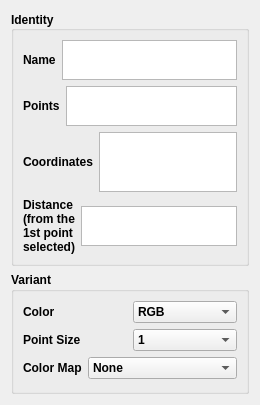
         <widget class="QWidget" name="scrollAreaWidgetContents">
          <property name="geometry">
           <rect>
            <x>0</x>
            <y>0</y>
            <width>260</width>
            <height>405</height>
           </rect>
          </property>
          <layout class="QGridLayout" name="gridLayout_6">
           <item row="1" column="0">
            <layout class="QVBoxLayout" name="verticalLayout_7">
             <item>
              <widget class="QGroupBox" name="groupBox_2">
               <property name="minimumSize">
                <size>
                 <width>150</width>
                 <height>0</height>
                </size>
               </property>
               <property name="font">
                <font>
                 <family>Arial</family>
                 <weight>75</weight>
                 <bold>true</bold>
                </font>
               </property>
               <property name="title">
                <string>Variant</string>
               </property>
               <layout class="QGridLayout" name="gridLayout_5">
                <property name="topMargin">
                 <number>9</number>
                </property>
                <item row="0" column="0">
                 <layout class="QHBoxLayout" name="horizontalLayout_8">
                  <item>
                   <widget class="QLabel" name="label_4">
                    <property name="font">
                     <font>
                      <family>Arial</family>
                      <weight>75</weight>
                      <bold>true</bold>
                     </font>
                    </property>
                    <property name="text">
                     <string>Color</string>
                    </property>
                   </widget>
                  </item>
                  <item>
                   <widget class="QComboBox" name="cbColor">
                    <property name="font">
                     <font>
                      <family>Arial</family>
                     </font>
                    </property>
                    <property name="focusPolicy">
                     <enum>Qt::NoFocus</enum>
                    </property>
                    <property name="currentText">
                     <string>RGB</string>
                    </property>
                    <item>
                     <property name="text">
                      <string>RGB</string>
                     </property>
                    </item>
                    <item>
                     <property name="text">
                      <string>Intensity</string>
                     </property>
                    </item>
                    <item>
                     <property name="text">
                      <string>Z-Coor</string>
                     </property>
                    </item>
                    <item>
                     <property name="text">
                      <string>Y-Coor</string>
                     </property>
                    </item>
                    <item>
                     <property name="text">
                      <string>X-Coor</string>
                     </property>
                    </item>
                    <item>
                     <property name="text">
                      <string>None</string>
                     </property>
                    </item>
                   </widget>
                  </item>
                 </layout>
                </item>
                <item row="1" column="0">
                 <layout class="QHBoxLayout" name="horizontalLayout_10">
                  <item>
                   <widget class="QLabel" name="label_5">
                    <property name="font">
                     <font>
                      <family>Arial</family>
                      <weight>75</weight>
                      <bold>true</bold>
                     </font>
                    </property>
                    <property name="text">
                     <string>Point Size</string>
                    </property>
                   </widget>
                  </item>
                  <item>
                   <widget class="QComboBox" name="comboPointsize">
                    <property name="font">
                     <font>
                      <family>Arial</family>
                     </font>
                    </property>
                    <property name="focusPolicy">
                     <enum>Qt::ClickFocus</enum>
                    </property>
                    <item>
                     <property name="text">
                      <string>1</string>
                     </property>
                    </item>
                    <item>
                     <property name="text">
                      <string>2</string>
                     </property>
                    </item>
                    <item>
                     <property name="text">
                      <string>3</string>
                     </property>
                    </item>
                    <item>
                     <property name="text">
                      <string>4</string>
                     </property>
                    </item>
                    <item>
                     <property name="text">
                      <string>5</string>
                     </property>
                    </item>
                    <item>
                     <property name="text">
                      <string>6</string>
                     </property>
                    </item>
                    <item>
                     <property name="text">
                      <string>7</string>
                     </property>
                    </item>
                    <item>
                     <property name="text">
                      <string>8</string>
                     </property>
                    </item>
                    <item>
                     <property name="text">
                      <string>9</string>
                     </property>
                    </item>
                   </widget>
                  </item>
                 </layout>
                </item>
                <item row="2" column="0">
                 <layout class="QHBoxLayout" name="horizontalLayout_9">
                  <item>
                   <widget class="QLabel" name="label_7">
                    <property name="font">
                     <font>
                      <family>Arial</family>
                      <weight>75</weight>
                      <bold>true</bold>
                     </font>
                    </property>
                    <property name="text">
                     <string>Color Map</string>
                    </property>
                   </widget>
                  </item>
                  <item>
                   <widget class="QComboBox" name="comboIntensity">
                    <property name="font">
                     <font>
                      <family>Arial</family>
                     </font>
                    </property>
                    <property name="focusPolicy">
                     <enum>Qt::ClickFocus</enum>
                    </property>
                    <item>
                     <property name="text">
                      <string>None</string>
                     </property>
                    </item>
                    <item>
                     <property name="text">
                      <string>Blue&gt;Green</string>
                     </property>
                    </item>
                    <item>
                     <property name="text">
                      <string>Red-&gt;Yellow-&gt;White</string>
                     </property>
                    </item>
                    <item>
                     <property name="text">
                      <string>Grey</string>
                     </property>
                    </item>
                    <item>
                     <property name="text">
                      <string>Blue-&gt;Green-&gt;Yellow-&gt;Red</string>
                     </property>
                    </item>
                   </widget>
                  </item>
                 </layout>
                </item>
               </layout>
              </widget>
             </item>
            </layout>
           </item>
           <item row="0" column="0">
            <widget class="QGroupBox" name="groupBox">
             <property name="minimumSize">
              <size>
               <width>150</width>
               <height>0</height>
              </size>
             </property>
             <property name="font">
              <font>
               <family>Arial</family>
               <pointsize>9</pointsize>
               <weight>75</weight>
               <bold>true</bold>
              </font>
             </property>
             <property name="title">
              <string>Identity</string>
             </property>
             <property name="alignment">
              <set>Qt::AlignLeading|Qt::AlignLeft|Qt::AlignVCenter</set>
             </property>
             <layout class="QGridLayout" name="gridLayout_4">
              <item row="2" column="0">
               <layout class="QVBoxLayout" name="verticalLayout_8">
                <item>
                 <layout class="QHBoxLayout" name="horizontalLayout_14">
                  <item>
                   <widget class="QLabel" name="label_9">
                    <property name="font">
                     <font>
                      <family>Arial</family>
                      <weight>75</weight>
                      <bold>true</bold>
                     </font>
                    </property>
                    <property name="text">
                     <string>Name</string>
                    </property>
                   </widget>
                  </item>
                  <item>
                   <widget class="QTextEdit" name="cloudName">
                    <property name="sizePolicy">
                     <sizepolicy hsizetype="Preferred" vsizetype="Preferred">
                      <horstretch>0</horstretch>
                      <verstretch>0</verstretch>
                     </sizepolicy>
                    </property>
                    <property name="minimumSize">
                     <size>
                      <width>0</width>
                      <height>0</height>
                     </size>
                    </property>
                    <property name="maximumSize">
                     <size>
                      <width>16777215</width>
                      <height>40</height>
                     </size>
                    </property>
                    <property name="baseSize">
                     <size>
                      <width>0</width>
                      <height>0</height>
                     </size>
                    </property>
                    <property name="font">
                     <font>
                      <family>Arial</family>
                     </font>
                    </property>
                    <property name="focusPolicy">
                     <enum>Qt::NoFocus</enum>
                    </property>
                    <property name="contextMenuPolicy">
                     <enum>Qt::NoContextMenu</enum>
                    </property>
                    <property name="layoutDirection">
                     <enum>Qt::LeftToRight</enum>
                    </property>
                    <property name="documentTitle">
                     <string/>
                    </property>
                    <property name="readOnly">
                     <bool>true</bool>
                    </property>
                    <property name="html">
                     <string>&lt;!DOCTYPE HTML PUBLIC &quot;-//W3C//DTD HTML 4.0//EN&quot; &quot;http://www.w3.org/TR/REC-html40/strict.dtd&quot;&gt;
&lt;html&gt;&lt;head&gt;&lt;meta name=&quot;qrichtext&quot; content=&quot;1&quot; /&gt;&lt;style type=&quot;text/css&quot;&gt;
p, li { white-space: pre-wrap; }
&lt;/style&gt;&lt;/head&gt;&lt;body style=&quot; font-family:'Arial'; font-size:9pt; font-weight:400; font-style:normal;&quot;&gt;
&lt;p style=&quot;-qt-paragraph-type:empty; margin-top:0px; margin-bottom:0px; margin-left:0px; margin-right:0px; -qt-block-indent:0; text-indent:0px;&quot;&gt;&lt;br /&gt;&lt;/p&gt;&lt;/body&gt;&lt;/html&gt;</string>
                    </property>
                    <property name="tabStopWidth">
                     <number>80</number>
                    </property>
                    <property name="textInteractionFlags">
                     <set>Qt::NoTextInteraction</set>
                    </property>
                   </widget>
                  </item>
                 </layout>
                </item>
                <item>
                 <layout class="QHBoxLayout" name="horizontalLayout_15">
                  <item>
                   <widget class="QLabel" name="label_8">
                    <property name="font">
                     <font>
                      <family>Arial</family>
                      <weight>75</weight>
                      <bold>true</bold>
                     </font>
                    </property>
                    <property name="text">
                     <string>Points</string>
                    </property>
                   </widget>
                  </item>
                  <item alignment="Qt::AlignHCenter|Qt::AlignVCenter">
                   <widget class="QTextEdit" name="cloudPoints">
                    <property name="sizePolicy">
                     <sizepolicy hsizetype="Preferred" vsizetype="Preferred">
                      <horstretch>0</horstretch>
                      <verstretch>0</verstretch>
                     </sizepolicy>
                    </property>
                    <property name="maximumSize">
                     <size>
                      <width>16777215</width>
                      <height>40</height>
                     </size>
                    </property>
                    <property name="font">
                     <font>
                      <family>Arial</family>
                     </font>
                    </property>
                    <property name="focusPolicy">
                     <enum>Qt::NoFocus</enum>
                    </property>
                    <property name="contextMenuPolicy">
                     <enum>Qt::NoContextMenu</enum>
                    </property>
                    <property name="layoutDirection">
                     <enum>Qt::LeftToRight</enum>
                    </property>
                    <property name="documentTitle">
                     <string/>
                    </property>
                    <property name="readOnly">
                     <bool>true</bool>
                    </property>
                    <property name="html">
                     <string>&lt;!DOCTYPE HTML PUBLIC &quot;-//W3C//DTD HTML 4.0//EN&quot; &quot;http://www.w3.org/TR/REC-html40/strict.dtd&quot;&gt;
&lt;html&gt;&lt;head&gt;&lt;meta name=&quot;qrichtext&quot; content=&quot;1&quot; /&gt;&lt;style type=&quot;text/css&quot;&gt;
p, li { white-space: pre-wrap; }
&lt;/style&gt;&lt;/head&gt;&lt;body style=&quot; font-family:'Arial'; font-size:9pt; font-weight:400; font-style:normal;&quot;&gt;
&lt;p style=&quot;-qt-paragraph-type:empty; margin-top:0px; margin-bottom:0px; margin-left:0px; margin-right:0px; -qt-block-indent:0; text-indent:0px;&quot;&gt;&lt;br /&gt;&lt;/p&gt;&lt;/body&gt;&lt;/html&gt;</string>
                    </property>
                    <property name="tabStopWidth">
                     <number>80</number>
                    </property>
                    <property name="textInteractionFlags">
                     <set>Qt::NoTextInteraction</set>
                    </property>
                   </widget>
                  </item>
                 </layout>
                </item>
                <item>
                 <layout class="QHBoxLayout" name="horizontalLayout_16">
                  <item>
                   <widget class="QLabel" name="label_6">
                    <property name="font">
                     <font>
                      <family>Arial</family>
                      <weight>75</weight>
                      <bold>true</bold>
                     </font>
                    </property>
                    <property name="text">
                     <string>Coordinates</string>
                    </property>
                   </widget>
                  </item>
                  <item>
                   <widget class="QTextEdit" name="cloudCoor">
                    <property name="sizePolicy">
                     <sizepolicy hsizetype="Preferred" vsizetype="Preferred">
                      <horstretch>0</horstretch>
                      <verstretch>0</verstretch>
                     </sizepolicy>
                    </property>
                    <property name="maximumSize">
                     <size>
                      <width>16777215</width>
                      <height>60</height>
                     </size>
                    </property>
                    <property name="font">
                     <font>
                      <family>Arial</family>
                     </font>
                    </property>
                    <property name="focusPolicy">
                     <enum>Qt::NoFocus</enum>
                    </property>
                    <property name="contextMenuPolicy">
                     <enum>Qt::NoContextMenu</enum>
                    </property>
                    <property name="layoutDirection">
                     <enum>Qt::LeftToRight</enum>
                    </property>
                    <property name="documentTitle">
                     <string/>
                    </property>
                    <property name="readOnly">
                     <bool>true</bool>
                    </property>
                    <property name="tabStopWidth">
                     <number>80</number>
                    </property>
                    <property name="textInteractionFlags">
                     <set>Qt::NoTextInteraction</set>
                    </property>
                   </widget>
                  </item>
                 </layout>
                </item>
                <item>
                 <layout class="QHBoxLayout" name="horizontalLayout_17">
                  <item>
                   <widget class="QLabel" name="label_10">
                    <property name="maximumSize">
                     <size>
                      <width>200</width>
                      <height>16777215</height>
                     </size>
                    </property>
                    <property name="font">
                     <font>
                      <family>Arial</family>
                      <weight>75</weight>
                      <bold>true</bold>
                     </font>
                    </property>
                    <property name="text">
                     <string>Distance (from the 1st point selected)</string>
                    </property>
                    <property name="wordWrap">
                     <bool>true</bool>
                    </property>
                   </widget>
                  </item>
                  <item>
                   <widget class="QTextEdit" name="cloudDist">
                    <property name="sizePolicy">
                     <sizepolicy hsizetype="Preferred" vsizetype="Preferred">
                      <horstretch>0</horstretch>
                      <verstretch>0</verstretch>
                     </sizepolicy>
                    </property>
                    <property name="maximumSize">
                     <size>
                      <width>16777215</width>
                      <height>40</height>
                     </size>
                    </property>
                    <property name="font">
                     <font>
                      <family>Arial</family>
                     </font>
                    </property>
                    <property name="focusPolicy">
                     <enum>Qt::NoFocus</enum>
                    </property>
                    <property name="contextMenuPolicy">
                     <enum>Qt::NoContextMenu</enum>
                    </property>
                    <property name="layoutDirection">
                     <enum>Qt::LeftToRight</enum>
                    </property>
                    <property name="documentTitle">
                     <string/>
                    </property>
                    <property name="readOnly">
                     <bool>true</bool>
                    </property>
                    <property name="tabStopWidth">
                     <number>80</number>
                    </property>
                    <property name="textInteractionFlags">
                     <set>Qt::NoTextInteraction</set>
                    </property>
                   </widget>
                  </item>
                 </layout>
                </item>
               </layout>
              </item>
             </layout>
            </widget>
           </item>
          </layout>
          <zorder></zorder>
          <zorder>groupBox</zorder>
         </widget>
